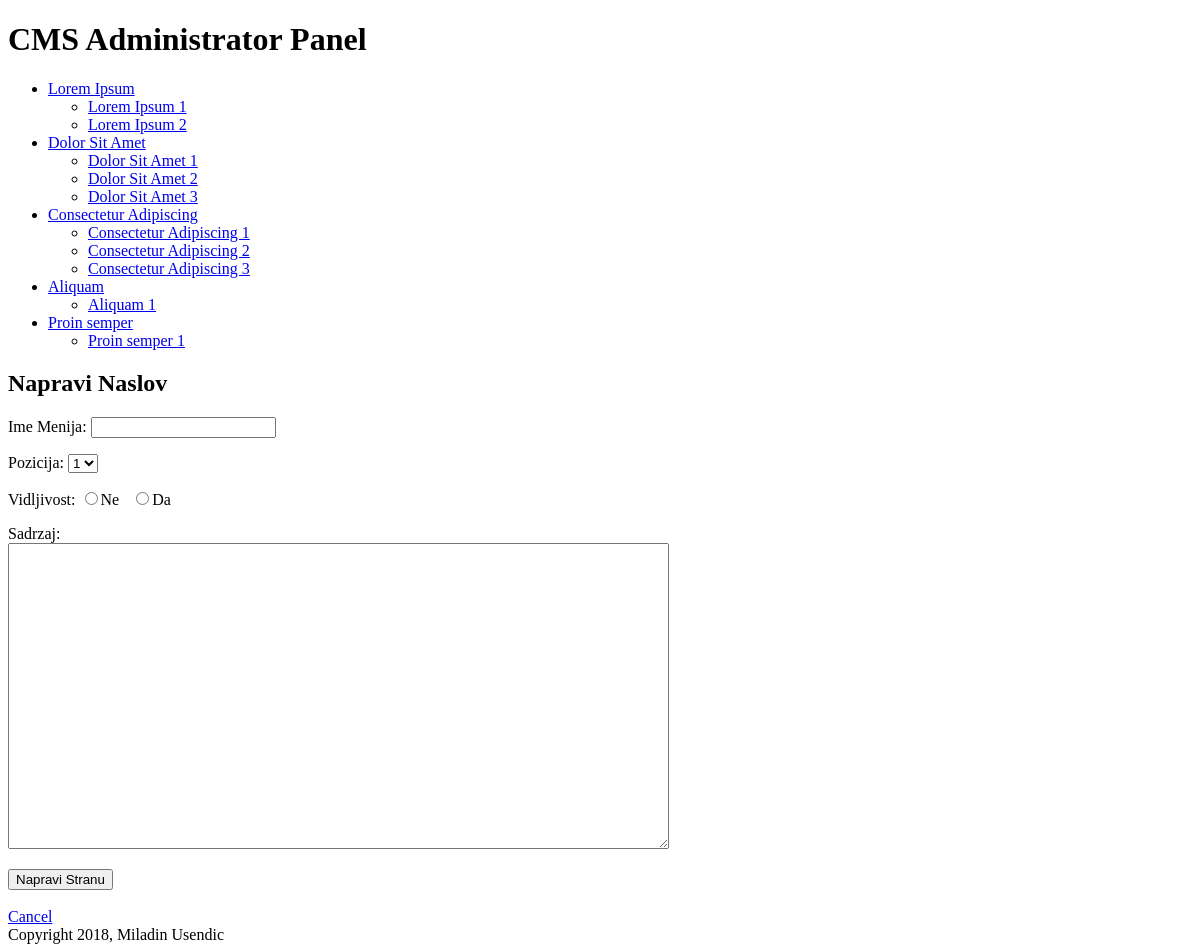
Page /cms/public/nova_strana.php?naslov=1 (signed in) on the committed database.
### tables this page shows
CREATE TABLE `naslovi` (
  `id` int(11) NOT NULL,
  `naziv_menija` varchar(30) NOT NULL,
  `pozicija` int(3) NOT NULL,
  `vidljivost` tinyint(1) NOT NULL
);

CREATE TABLE `stranice` (
  `id` int(11) NOT NULL,
  `naslov_id` int(11) NOT NULL,
  `naziv_menija` varchar(30) NOT NULL,
  `pozicija` int(3) NOT NULL,
  `vidljivost` tinyint(1) NOT NULL,
  `sadrzaj` text
);

### cms/public/nova_strana.php (the view, shortened to what this page needs)
<?php require_once("../includes/db_connection.php"); ?>
<?php require_once("../includes/funkcije.php"); ?>
<?php pronadji_odabrane_stranice(); ?>
<?php include("../includes/layouts/header_admin.php"); ?>
    <div id="main">
        <div id="navigation">
            <?php echo navigation($trenutni_naslov, $trenutni_stranice); ?>
        </div>
        <div id="stranice">
            <h2>Napravi Naslov</h2>
            <form action="nova_strana.php?naslov=<?php echo urlencode($trenutni_naslov["id"]); ?>" method="post">
                <p>Ime Menija:
                    <input type="text" name="naziv_menija" value=""/>
                </p>
                <p>Pozicija:
                    <select name="pozicija">
                        <?php
                        $stranice_set = pronadji_stranice_za_naslov($trenutni_naslov["id"], false);
                        $stranice_brojac = mysqli_num_rows($stranice_set);
                        for ($brojac = 1; $brojac <= ($stranice_brojac + 1); $brojac++) {
                            echo "<option value=\"{$brojac}\">{$brojac}</option>";
                        }
                        ?>
                    </select>
                </p>
                <p>Vidljivost:
                    <input type="radio" name="vidljivost" value="0"/>Ne &nbsp;
                    <input type="radio" name="vidljivost" value="1"/>Da &nbsp;
                </p>
                <p>Sadrzaj:<br>
                    <textarea name="sadrzaj" rows="20" cols="80"></textarea>
                </p>
                <input type="submit" name="submit" value="Napravi Stranu"/>
            </form>
            <br/>
            <a href="upravljanje_sadrzajem.php?naslov=<?php echo urlencode($trenutni_naslov["id"]); ?>">Cancel</a>
        </div>
    </div>
<?php include("../includes/layouts/footer.php"); ?>

### cms/includes/funkcije.php (shortened to what this page needs)
<?php
function pronadji_sve_naslove($public = true)
{
    global $connection;
    $query = "SELECT * ";
    $query .= "FROM naslovi ";
    $query .= "ORDER BY pozicija ASC ";
    $naslov_podesen = mysqli_query($connection, $query);
    return $naslov_podesen;
}
function pronadji_stranice_za_naslov($naslov_id, $public = true)
{
    global $connection;
    $safe_naslov_id = mysqli_real_escape_string($connection, $naslov_id);
    $query = "SELECT * ";
    $query .= "FROM stranice ";
    $query .= "WHERE naslov_id = {$safe_naslov_id} ";
    if ($public) {
        $query .= "AND vidljivost=1 ";
    }
    $query .= "ORDER BY pozicija ASC ";
    $stranice_set = mysqli_query($connection, $query);
    return $stranice_set;
}
function navigation($naslov_niz, $stranice_array)
{
    $rezultat = "<ul class=\"naslovi\"> ";
    $naslov_podesen = pronadji_sve_naslove(false);
    while ($naslov = mysqli_fetch_assoc($naslov_podesen)) {
        $rezultat .= "<li";
        if ($naslov_niz && $naslov["id"] == $naslov_niz["id"]) {
            $rezultat .= " class=\"selected\"";
        }
        $rezultat .= ">";
        $rezultat .= "<a href=\"upravljanje_sadrzajem.php?naslov=";
        $rezultat .= urlencode($naslov["id"]);
        $rezultat .= "\">";
        $rezultat .= htmlentities($naslov["naziv_menija"]);
        $rezultat .= "</a>";
        $stranice_set = pronadji_stranice_za_naslov($naslov["id"], false);
        $rezultat .= "<ul class=\"stranice\">";
        while ($stranice = mysqli_fetch_assoc($stranice_set)) {
            $rezultat .= "<li";
            if ($stranice_array && $stranice["id"] == $stranice_array["id"]) {
                $rezultat .= " class=\"selected\"";
            }
            $rezultat .= ">";
            $rezultat .= "<a href=\"upravljanje_sadrzajem.php?stranice=";
            $rezultat .= urlencode($stranice["id"]);
            $rezultat .= "\">";
            $rezultat .= htmlentities($stranice["naziv_menija"]);
            $rezultat .= "</a></li>";
        }
        $rezultat .= "</ul></li>";
    }
    $rezultat .= "</ul>";
    return $rezultat;
}
function pronadji_naslov_by_id($naslov_id, $public = true)
{
    global $connection;
    $safe_naslov_id = mysqli_real_escape_string($connection, $naslov_id);
    $query = "SELECT * ";
    $query .= "FROM naslovi ";
    $query .= "WHERE id={$safe_naslov_id} ";
    $query .= "LIMIT 1 ";
    $naslov_podesen = mysqli_query($connection, $query);
    if ($naslov = mysqli_fetch_assoc($naslov_podesen)) {
        return $naslov;
    } else {
        return null;
    }
}
function pronadji_default_stranice_za_naslov($naslov_id)
{
    $stranice_set = pronadji_stranice_za_naslov($naslov_id);
    if ($first_stranice = mysqli_fetch_assoc($stranice_set)) {
        return $first_stranice;
    } else {
        return null;
    }
}
function pronadji_odabrane_stranice($public = false)
{
    if (isset($_GET["naslov"])) {
        $trenutni_naslov = pronadji_naslov_by_id($_GET["naslov"], $public);
        $trenutni_stranice = pronadji_default_stranice_za_naslov($trenutni_naslov["id"]);
    } elseif (isset($_GET["stranice"])) {
        $trenutni_stranice = pronadji_stranice_by_id($_GET["stranice"], $public);
        $trenutni_naslov = null;
    } else {
        $trenutni_stranice = null;
        $trenutni_naslov = null;
    }
}
?>

### cms/includes/layouts/header_admin.php (style rules this page uses)
@media screen and (max-width: 1200px) { #stranice { width: 60%; } }

### rows in the picture
naslovi: value "Lorem Ipsum"
stranice: value "Lorem Ipsum 1"
stranice: value "Lorem Ipsum 2"
naslovi: value "Dolor Sit Amet"
stranice: value "Dolor Sit Amet 1"
stranice: value "Dolor Sit Amet 2"
stranice: value "Dolor Sit Amet 3"
naslovi: value "Consectetur Adipiscing"
stranice: value "Consectetur Adipiscing 1"
stranice: value "Consectetur Adipiscing 2"
stranice: value "Consectetur Adipiscing 3"
naslovi: value "Aliquam"
stranice: value "Aliquam 1"
naslovi: value "Proin semper"
stranice: value "Proin semper 1"

### other values in the picture
form field pozicija "1"
